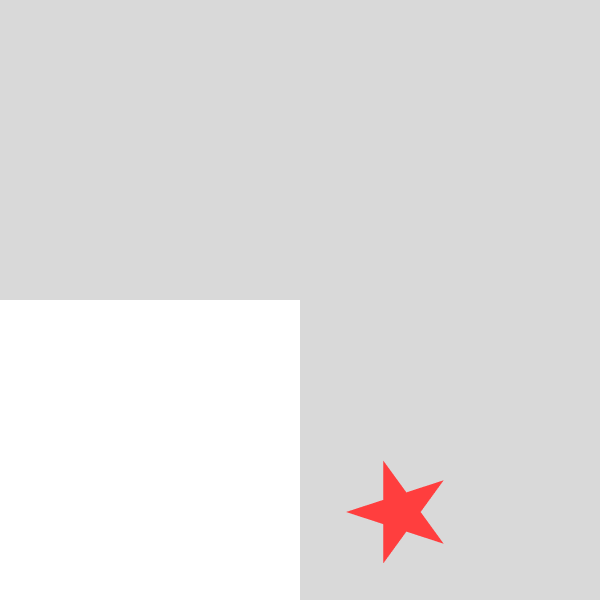
#> input picture hasil_image.png, 600 x 600 px
$ python '10_UTS 2.py'
#> lines starting #> are read from the running program, lines starting #| are printed output that depends on the picture; after the words box and inside, x2 and y2 are one past the last pixel; in counts of white or black regions, pixels touching at a corner belong together
from PIL import Image
import matplotlib.pyplot as plt

# --- INPUT GAMBAR ---
nama_file = input("Masukkan nama file gambar: ")
#> the answer given: ../hasil_image.png

try:
    img = Image.open(nama_file)
#> img is the input picture: PIL image 600x600 RGB; mean R, G, B 226.8, 225.1, 225.1

    # === Jika gambar punya transparansi (RGBA), jadikan background putih ===
    if img.mode == "RGBA":
        bg = Image.new("RGB", img.size, (255, 255, 255))
        bg.paste(img, mask=img.split()[3])  # gunakan alpha sebagai mask
        img = bg
    else:
        img = img.convert("RGB")

    w, h = img.size
#> w = 600; h = 600

    # --- Pisahkan gambar jadi 2 bagian ---
    top_h = h // 2
#> top_h = 300
    top = img.crop((0, 0, w, top_h))      # gambar gedung
#> top: PIL image 600x300 RGB; every value is 217
    bottom = img.crop((0, top_h, w, h))   # gambar biru
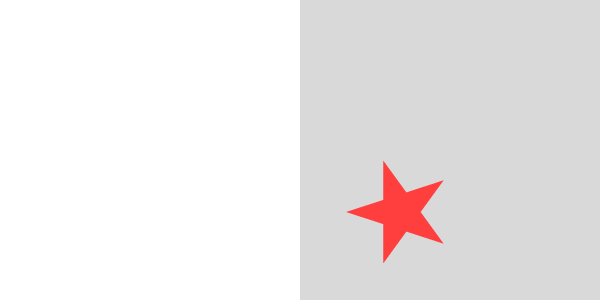
#> bottom: PIL image 600x300 RGB; mean R, G, B 236.7, 233.2, 233.2

    # --- ROTASI 90° COUNTER-CLOCKWISE ---
    top_rot = top.rotate(90, expand=True)
#> top_rot: PIL image 300x600 RGB; every value is 217

    # --- Siapkan kanvas hasil ---
    result = Image.new("RGB", (w, h), "white")
#> result: PIL image 600x600 RGB; every value is 255

    # Hitung posisi gedung (kanan–bawah)
    rw, rh = top_rot.size
#> rw = 300; rh = 600
    x_pos = w - rw
#> x_pos = 300
    y_pos = h - rh
#> y_pos = 0

    # 1️⃣ Tempel GEDUNG DULU (lapisan bawah)
    result.paste(top_rot, (x_pos, y_pos))
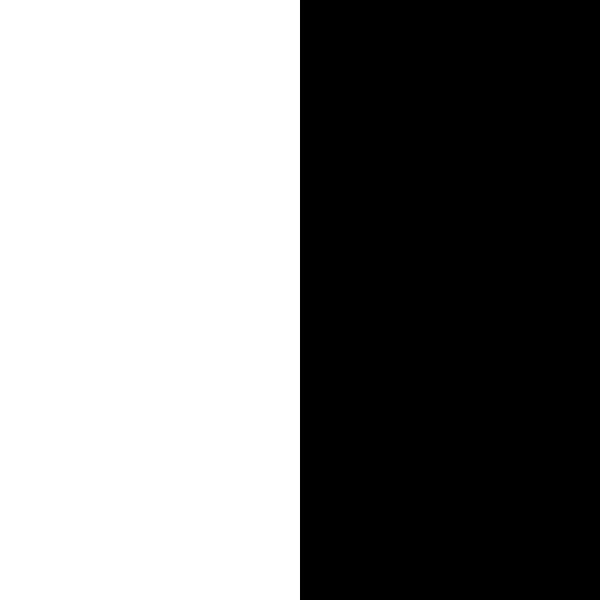
#> result: PIL image 600x600 RGB; values 217 (black) and 255 (white), 50% white; 1 white region, box (x1, y1, x2, y2) and area: (0, 0, 300, 600) 180000

    # 2️⃣ Tempel BIRU DI ATASNYA (lapisan atas)
    result.paste(bottom, (0, 0))
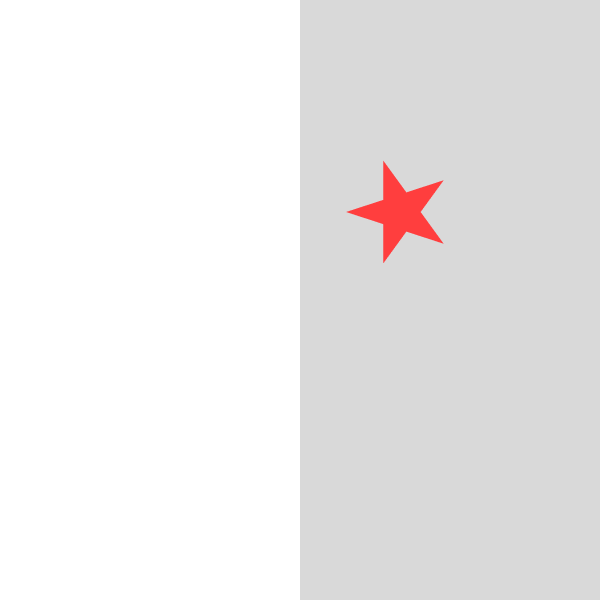
#> result: PIL image 600x600 RGB; mean R, G, B 236.3, 234.6, 234.6

    # --- TAMPILKAN PERBANDINGAN ---
    plt.figure(figsize=(10, 5))

    plt.subplot(1, 2, 1)
    plt.title("Original")
    plt.imshow(img)
    plt.axis("off")

    plt.subplot(1, 2, 2)
    plt.title("Transformed")
    plt.imshow(result)
    plt.axis("off")

    plt.show()
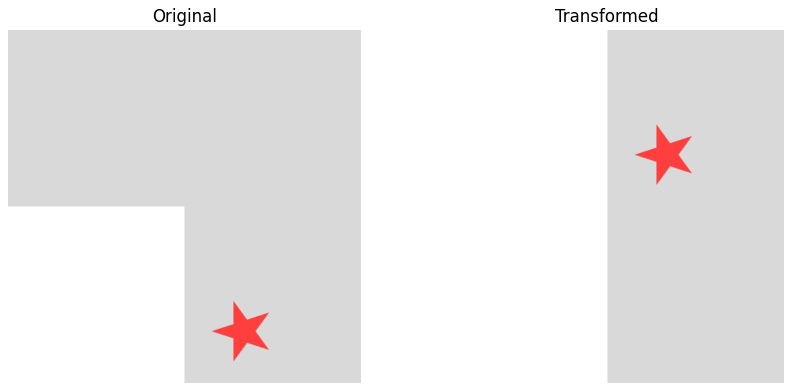
#> figure drawn by matplotlib, 2 panels

    # --- SIMPAN HASIL ---
    out_name = "hasil_" + nama_file
    result.save(out_name)
    print("Berhasil! Hasil disimpan sebagai:", out_name)

except FileNotFoundError:
    print("File tidak ditemukan.")
